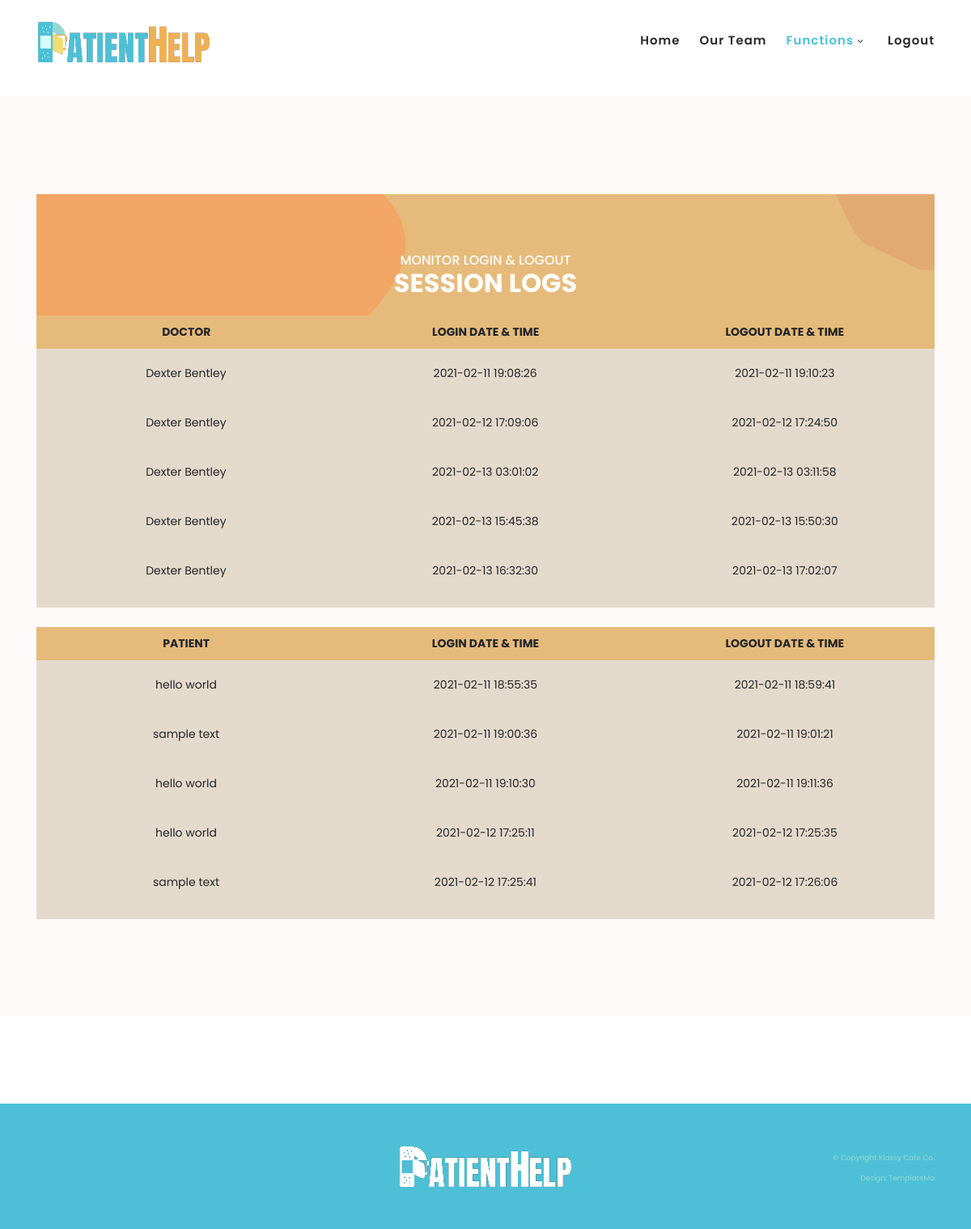
Before: /web_admin/view_session.php (signed in) with the older database file.
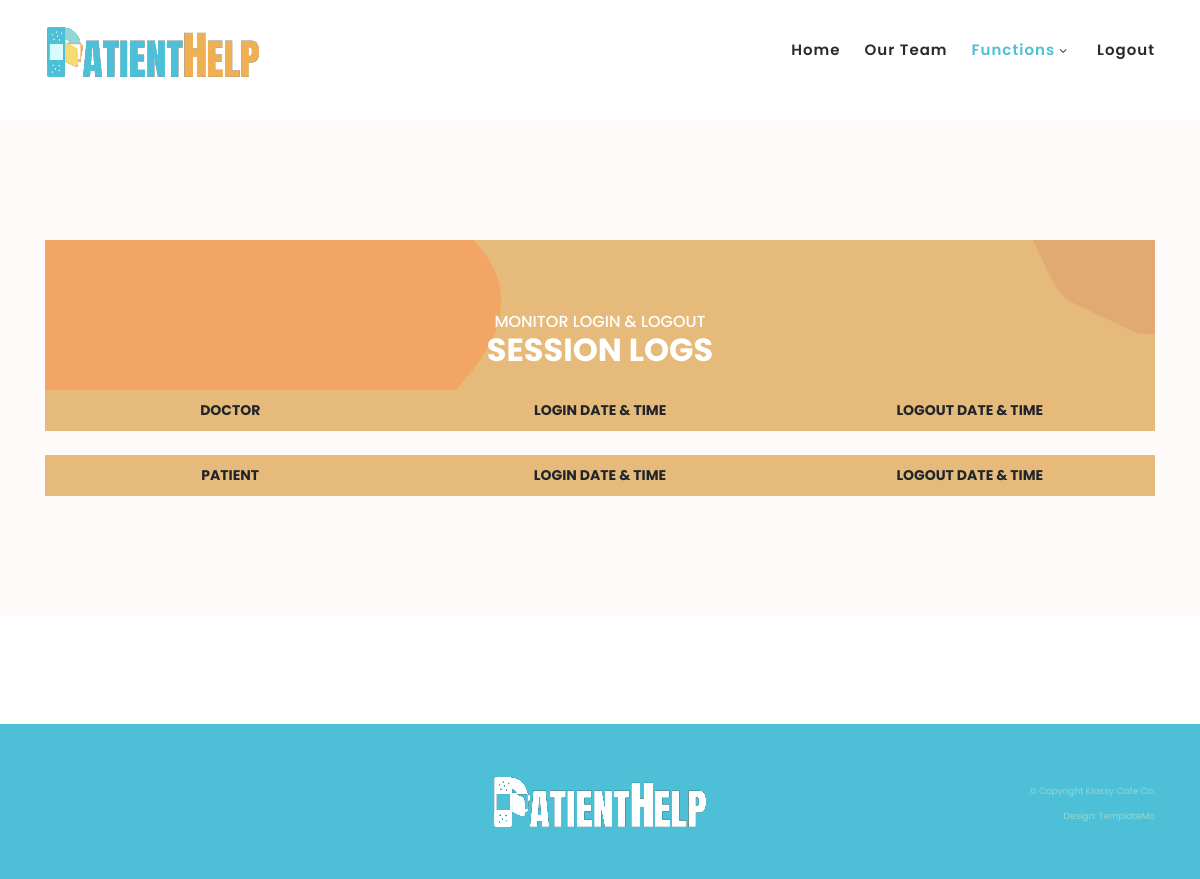
After: the same page with the newer database file.
### tables this page shows
CREATE TABLE `doctor_log` (
  `doctor_log_id` int(11) NOT NULL,
  `login_date_time` datetime NOT NULL,
  `logout_date_time` datetime NOT NULL,
  `doctor_id` int(11) NOT NULL
);

CREATE TABLE `patient_log` (
  `patient_log_id` int(11) NOT NULL,
  `login_date_time` datetime NOT NULL,
  `logout_date_time` datetime NOT NULL,
  `patient_id` int(11) NOT NULL
);

### web_admin/view_session.php (the view, shortened to what this page needs)
<!DOCTYPE html>
<html lang="en">
  <head>
  <head>
    <link rel="stylesheet" type="text/css" href="../css/bootstrap.min.css">
    <link rel="stylesheet" type="text/css" href="../css/font-awesome.css">
    <link rel="stylesheet" href="../css/templatemo-klassy-cafe.css">
    <link rel="stylesheet" href="../css/owl-carousel.css">
    <link rel="stylesheet" href="../css/lightbox.css">
    <link rel="stylesheet" href="../css/tempcss.css">
	</head>
    <body>
    <header class="header-area header-sticky">
        <div class="container">
            <div class="row">
                <div class="col-12">
                    <nav class="main-nav">
                        <a href="index_admin.php" class="logo">
                            <img src="../images/patienthelplogo.png" align="klassy cafe html template">
                        </a>
                        <ul class="nav">
                            <li class="scroll-to-section"><a href="index_admin.php #top">Home</a></li>
						    <li class="scroll-to-section"><a href="#ourteam">Our Team</a></li>
                            <li class="submenu">
                            <a href="javascript:;" class="active">Functions</a>
                          </li>
                          <li><a href="../logout.php">Logout</a></li>
                        </ul>
                    </nav>
                </div>
            </div>
        </div>
    </header>
    <section class="section" id="menu">
        <div class="container">
            <div class="row">
			<div class="col-lg-12 text-center">
                    <div class="headBnnr">
                    <br<br><br><br><br>
                        <h6>MONITOR LOGIN & LOGOUT</h6>
						<h2><b>SESSION LOGS</b></h2>
                    </div>
            </div>
			</div>
    <div class="respoTable">
    <?php
        $con = mysqli_connect("localhost", "root", "", "patient_care") or die(mysqli_error());
        $query = mysqli_query($con, "SELECT login_date_time, logout_date_time, CONCAT(fname, \" \", lname) AS doctor_name FROM `doctor_log` INNER JOIN doctor on doctor.doctor_id = doctor_log.doctor_id ORDER BY login_date_time asc");
        Print '<table align="center" class="fixed_header mngTable">
        <thead><tr>
            <th>DOCTOR</th>
            <th>LOGIN DATE & TIME</th>
            <th>LOGOUT DATE & TIME</th>
        </tr></thead>';
        while($row = mysqli_fetch_array($query))
        {
        Print '<tr>';
	    Print '<td style="text-align:center">' . $row['doctor_name'];
        Print '<td style="text-align:center">' . $row['login_date_time'];
        Print '<td style="text-align:center">' . $row['logout_date_time'];
        Print '</tr>';
        }
    ?>
    </table><br>
    <?php
        $con = mysqli_connect("sql107.epizy.com", "epiz_27937498", "IA8QyYIzOeKC", "epiz_27937498_patient_care") or die(mysqli_error());
        $query = mysqli_query($con, "SELECT login_date_time, logout_date_time, CONCAT(fname, \" \", lname) AS patient_name FROM `patient_log` INNER JOIN patient WHERE patient.patient_id = patient_log.patient_id ORDER BY login_date_time asc");
        Print '<table align="center" class="fixed_header mngTable">
        <thead><tr>
            <th>PATIENT</th>
            <th>LOGIN DATE & TIME</th>
            <th>LOGOUT DATE & TIME</th>
        </tr></thead>';
        while($row = mysqli_fetch_array($query))
        {
        Print '<tr>';
	    Print '<td style="text-align:center">' . $row['patient_name'];
        Print '<td style="text-align:center">' . $row['login_date_time'];
        Print '<td style="text-align:center">' . $row['logout_date_time'];
        Print '</tr>';
        }
    ?>
            </table>
        </div>
    </section>
    <br></br>
    <footer>
        <div class="container">
            <div class="row">
                <div class="col-lg-4 col-xs-12">
                </div>
                <div class="col-lg-4">
                    <div class="logo">
                        <a href="index_patient.php"><img src="../images/white-logo.png" alt=""></a>
                    </div>
                </div>
                <div class="col-lg-4 col-xs-12">
                    <div class="left-text-content">
                        <p>© Copyright Klassy Cafe Co.
                        <br>Design: TemplateMo</p>
                    </div>
                </div>
            </div>
        </div>
    </footer>
  </body>
</html>

Changed rows visible on the page:
removed doctor_log: doctor_name "Dexter Bentley", login_date_time "2021-02-11 19:08:26", logout_date_time "2021-02-11 19:10:23"
removed doctor_log: doctor_name "Dexter Bentley", login_date_time "2021-02-12 17:09:06", logout_date_time "2021-02-12 17:24:50"
removed doctor_log: doctor_name "Dexter Bentley", login_date_time "2021-02-13 03:01:02", logout_date_time "2021-02-13 03:11:58"
removed doctor_log: doctor_name "Dexter Bentley", login_date_time "2021-02-13 15:45:38", logout_date_time "2021-02-13 15:50:30"
removed doctor_log: doctor_name "Dexter Bentley", login_date_time "2021-02-13 16:32:30", logout_date_time "2021-02-13 17:02:07"
removed patient_log: patient_name "hello world", login_date_time "2021-02-11 18:55:35", logout_date_time "2021-02-11 18:59:41"
removed patient_log: patient_name "sample text", login_date_time "2021-02-11 19:00:36", logout_date_time "2021-02-11 19:01:21"
removed patient_log: patient_name "hello world", login_date_time "2021-02-11 19:10:30", logout_date_time "2021-02-11 19:11:36"
removed patient_log: patient_name "hello world", login_date_time "2021-02-12 17:25:11", logout_date_time "2021-02-12 17:25:35"
removed patient_log: patient_name "sample text", login_date_time "2021-02-12 17:25:41", logout_date_time "2021-02-12 17:26:06"
